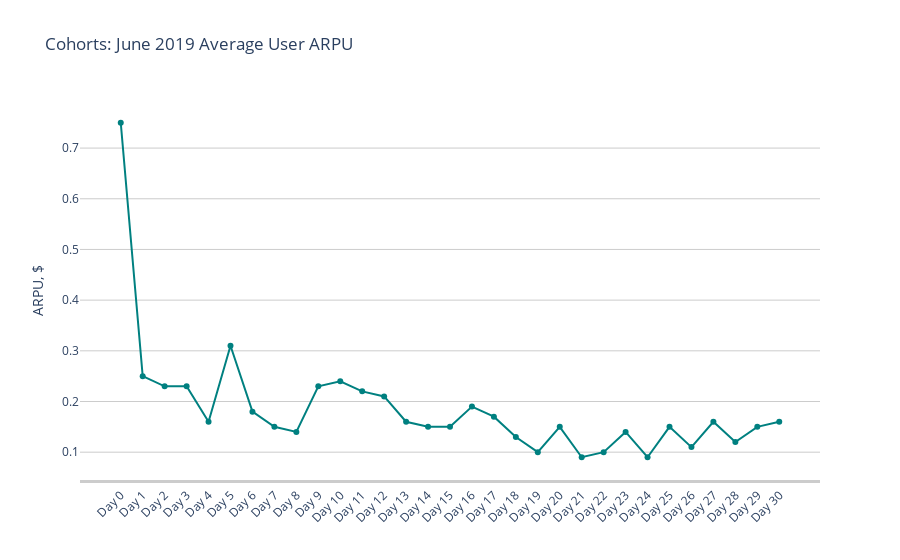

Notebook cell for this chart:
### Code cell
#Построим график изменения среднего ARPU в июне 2019 г. в зависимости от времени жизни пользователя 
data=go.Scatter(x=['Day {}'.format(i) for i in arpu_pivot.columns], 
               y=round(arpu_pivot.loc['mean'], 2),
                hovertemplate="%{x}: <br>%{y} $<extra></extra>",
                mode='markers+lines', 
               marker=dict(color='teal'))
layout=go.Layout(title='Cohorts: June 2019 Average User ARPU',
                yaxis_title='ARPU, $',
                plot_bgcolor='white',
                 xaxis=dict(
                tickangle=-45,
                zeroline=False,
                showgrid=False,
                showticklabels=True,
                linecolor='rgb(204, 204, 204)',
                linewidth=3
                ),
                 yaxis=dict(
                showgrid=True,
                showline=False,
                zeroline=True,
                gridcolor='rgb(204, 204, 204)'))
fig=go.Figure(data=data, layout=layout)
fig.show()

### Figure 1 — Plotly figure (JSON) as saved in the notebook; plotly's stock layout.template omitted (floating-point values rounded to 4 significant figures)
{"data": [{"hovertemplate": "%{x}: <br>%{y} $<extra></extra>", "marker": {"color": "teal"}, "mode": "markers+lines", "type": "scatter", "x": ["Day 0", "Day 1", "Day 2", "Day 3", "Day 4", "Day 5", "Day 6", "Day 7", "Day 8", "Day 9", "Day 10", "Day 11", "Day 12", "Day 13", "Day 14", "Day 15", "Day 16", "Day 17", "Day 18", "Day 19", "Day 20", "Day 21", "Day 22", "Day 23", "Day 24", "Day 25", "Day 26", "Day 27", "Day 28", "Day 29", "Day 30"], "y": [0.75, 0.25, 0.23, 0.23, 0.16, 0.31, 0.18, 0.15, 0.14, 0.23, 0.24, 0.22, 0.21, 0.16, 0.15, 0.15, 0.19, 0.17, 0.13, 0.1, 0.15, 0.09, 0.1, 0.14, 0.09, 0.15, 0.11, 0.16, 0.12, 0.15, 0.16]}], "layout": {"plot_bgcolor": "white", "title": {"text": "Cohorts: June 2019 Average User ARPU"}, "xaxis": {"linecolor": "rgb(204, 204, 204)", "linewidth": 3, "showgrid": false, "showticklabels": true, "tickangle": -45, "zeroline": false}, "yaxis": {"gridcolor": "rgb(204, 204, 204)", "showgrid": true, "showline": false, "title": {"text": "ARPU, $"}, "zeroline": true}}}
